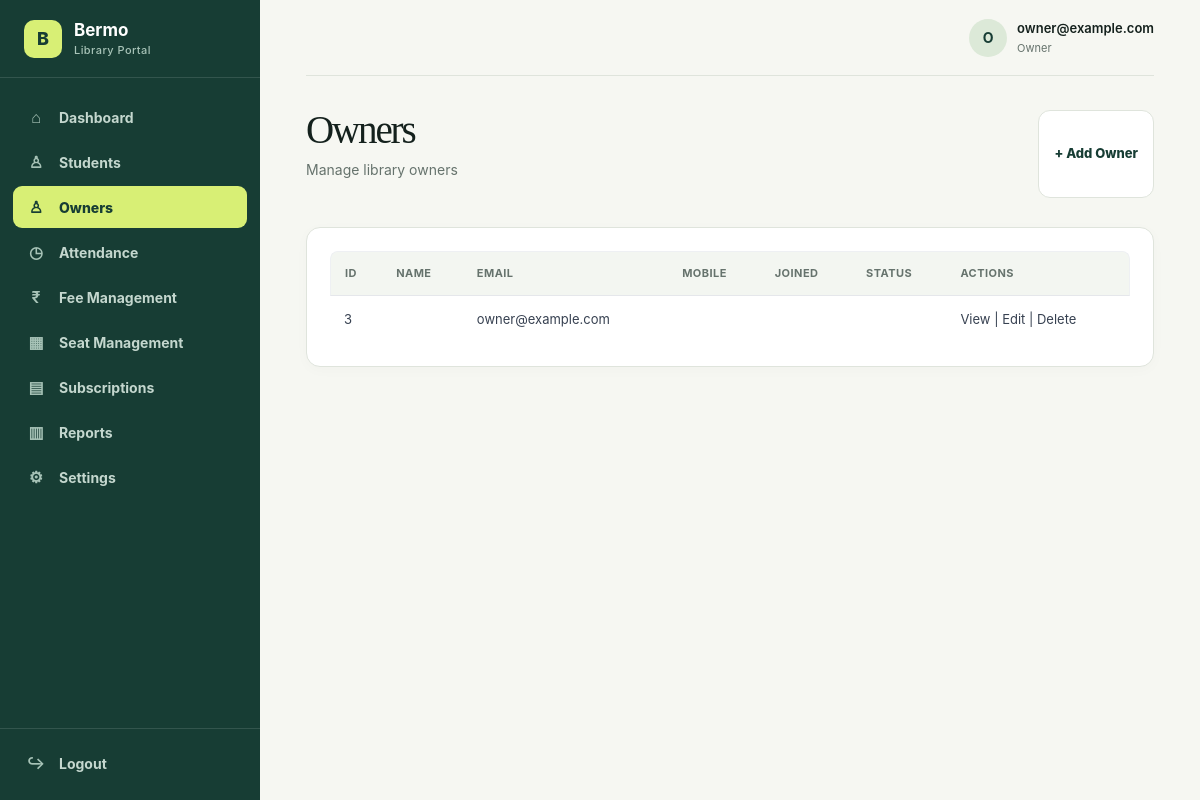
/management/owners/ (signed in), run on the app's committed database.
### accounts/models.py (models this page shows, shortened)
class User(AbstractUser):
    ROLE_CHOICES = [
        ("ADMIN", "Admin"),
        ("OWNER", "Owner"),
        ("STUDENT", "Student"),
    ]
    role = models.CharField(
        max_length=20,
        choices=ROLE_CHOICES,
        default="STUDENT"
    )

### management/views.py (the view)
@login_required
def owners(request):
    owners = User.objects.filter(
        role="OWNER"
    ).order_by(
        "-date_joined"
    )
    return render(
        request,
        "management/owners.html",
        {
            "owners": owners
        }
    )

### management/views.py (called while the page is built)
def owner_required(view_func):
    @login_required
    @wraps(view_func)
    def wrapped_view(request, *args, **kwargs):
        if request.user.role != "OWNER":
            raise PermissionDenied("Only library owners can access management pages.")
        return view_func(request, *args, **kwargs)
    return wrapped_view

### templates/management/owners.html (shortened to what this page needs)
{% extends "management/base.html" %}
{% block content %}
<div class="dashboard-header">
    <div>
        <h1>Owners</h1>
        <p>Manage library owners</p>
    </div>
    <a href="#" class="action">
        + Add Owner
    </a>
</div>
<div class="card">
    <table width="100%" cellpadding="12">
        <thead>
            <tr>
                <th>ID</th>
                <th>Name</th>
                <th>Email</th>
                <th>Mobile</th>
                <th>Joined</th>
                <th>Status</th>
                <th>Actions</th>
            </tr>
        </thead>
        <tbody>
            {% for owner in owners %}
            <tr>
                <td>{{ owner.id }}</td>
                <td>{{ owner.name }}</td>
                <td>{{ owner.email }}</td>
                <td>{{ owner.mobile }}</td>
                <td>{{ owner.joined_date }}</td>
                <td>{{ owner.status }}</td>
                <td>
                    <a href="#">View</a>
                    |
                    <a href="#">Edit</a>
                    |
                    <a href="#">Delete</a>
                </td>
            </tr>
            {% empty %}
            <tr>
                <td colspan="7">
                    No owners found.
                </td>
            </tr>
            {% endfor %}
        </tbody>
    </table>
</div>
{% endblock %}

### templates/management/base.html (shortened to what this page needs)
{% load static %}
<!DOCTYPE html>
<html lang="en">
<head>
    <link rel="stylesheet" href="/static/css/main.css">
</head>
<body>
<div class="app-layout">
    <aside class="sidebar" id="managementSidebar">
        <div class="logo">
            <div class="logo-mark">
                B
            </div>
            <div class="logo-text">
                <strong>Bermo</strong>
                <span>Library Portal</span>
            </div>
        </div>
        <nav class="sidebar-nav">
            <a
                href="{% url 'management:dashboard' %}"
                class="{% if request.resolver_match.url_name == 'dashboard' %}active{% endif %}"
            >
                <span class="nav-icon">⌂</span>
                <span>Dashboard</span>
            </a>
            <a
                href="{% url 'management:students' %}"
                class="{% if request.resolver_match.url_name == 'students' %}active{% endif %}"
            >
                <span class="nav-icon">♙</span>
                <span>Students</span>
            </a>
            <a
                href="{% url 'management:owners' %}"
                class="{% if request.resolver_match.url_name == 'owners' %}active{% endif %}"
            >
                <span class="nav-icon">♙</span>
                <span>Owners</span>
            </a>
            <a
                href="{% url 'management:attendance' %}"
                class="{% if request.resolver_match.url_name == 'attendance' %}active{% endif %}"
            >
                <span class="nav-icon">◷</span>
                <span>Attendance</span>
            </a>
            <a
                href="{% url 'management:fee_management' %}"
                class="{% if request.resolver_match.url_name == 'fee_management' %}active{% endif %}"
            >
                <span class="nav-icon">₹</span>
                <span>Fee Management</span>
            </a>
            <a
                href="{% url 'management:seat_management' %}"
                class="{% if request.resolver_match.url_name == 'seat_management' %}active{% endif %}"
            >
                <span class="nav-icon">▦</span>
                <span>Seat Management</span>
            </a>
            <a
                href="{% url 'management:subscriptions' %}"
                class="{% if request.resolver_match.url_name == 'subscriptions' %}active{% endif %}"
            >
                <span class="nav-icon">▤</span>
                <span>Subscriptions</span>
            </a>
            <a
                href="{% url 'management:reports' %}"
                class="{% if request.resolver_match.url_name == 'reports' %}active{% endif %}"
            >
                <span class="nav-icon">▥</span>
                <span>Reports</span>
            </a>
            <a
                href="{% url 'management:settings' %}"
                class="{% if request.resolver_match.url_name == 'settings' %}active{% endif %}"
            >
                <span class="nav-icon">⚙</span>
                <span>Settings</span>
            </a>
        </nav>
        <div class="logout">
            <a href="{% url 'logout' %}">
                <span class="nav-icon">↪</span>
                <span>Logout</span>
            </a>
        </div>
    </aside>
    <main class="main-content">
        <div class="topbar">
            <div class="topbar-user">
                <div class="topbar-avatar">
                    {{ request.user.username|first|upper }}
                </div>
                <div class="topbar-user-info">
                    <strong>
                        {{ request.user.username }}
                    </strong>
                    <span>
                        {% if request.user.role %}
                            {{ request.user.get_role_display }}
                        {% else %}
                            Administrator
                        {% endif %}
                    </span>
                </div>
            </div>
        </div>
        {% block content %}
        {% endblock %}
    </main>
</div>
</body>
</html>

### data on the page
User: user.username|first "O", user.username "owner@example.com", user.role "Owner", id "3", email "owner@example.com"
